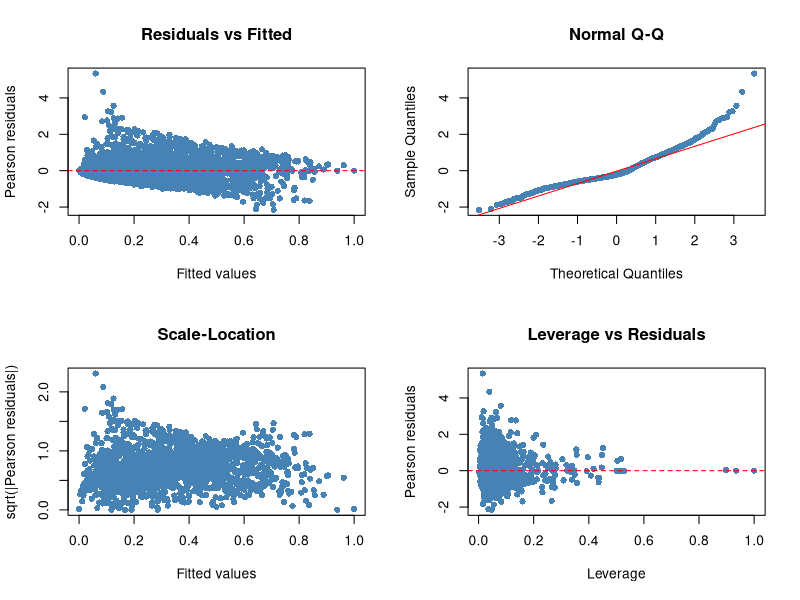
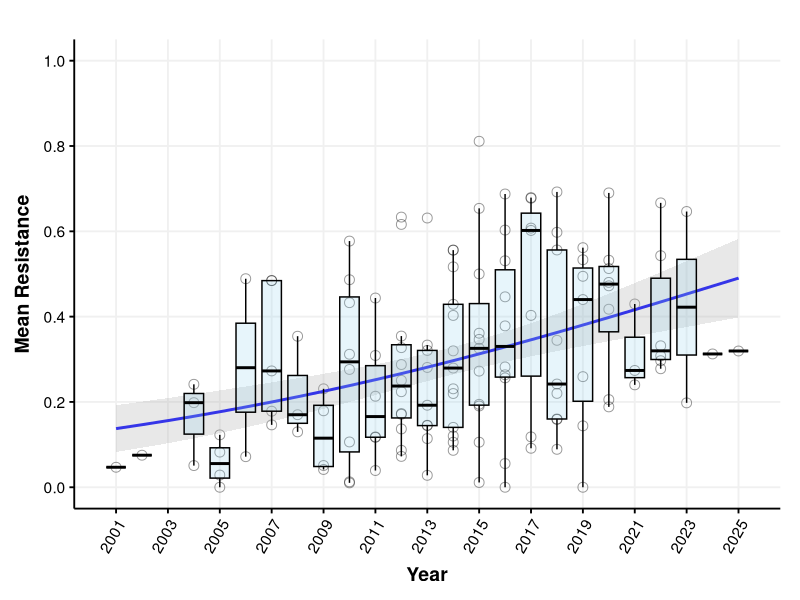
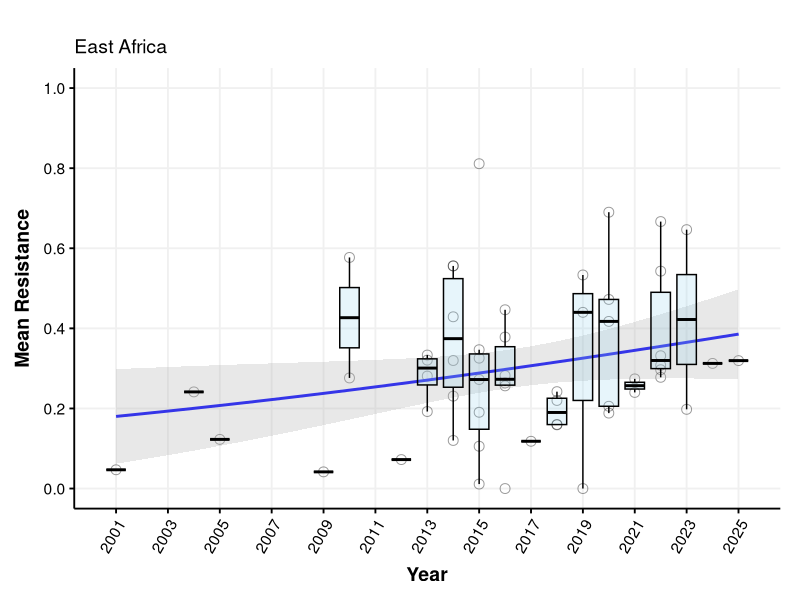
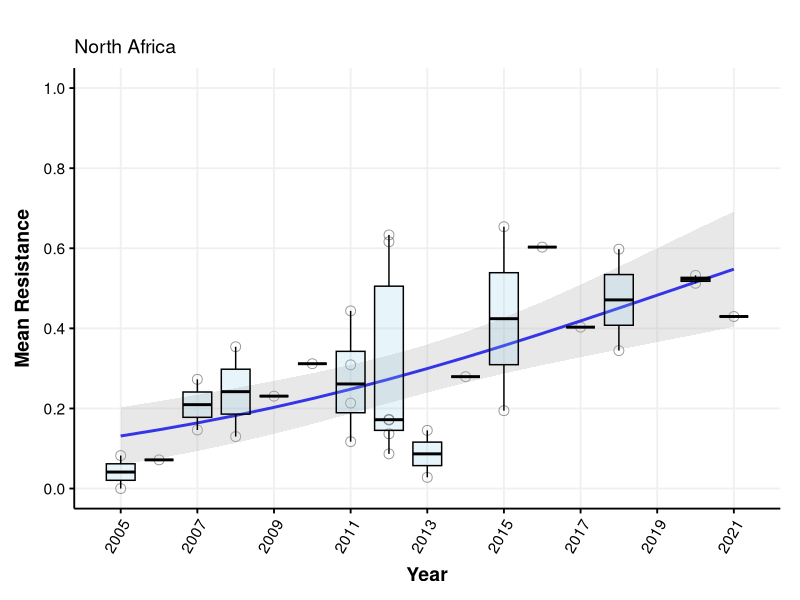
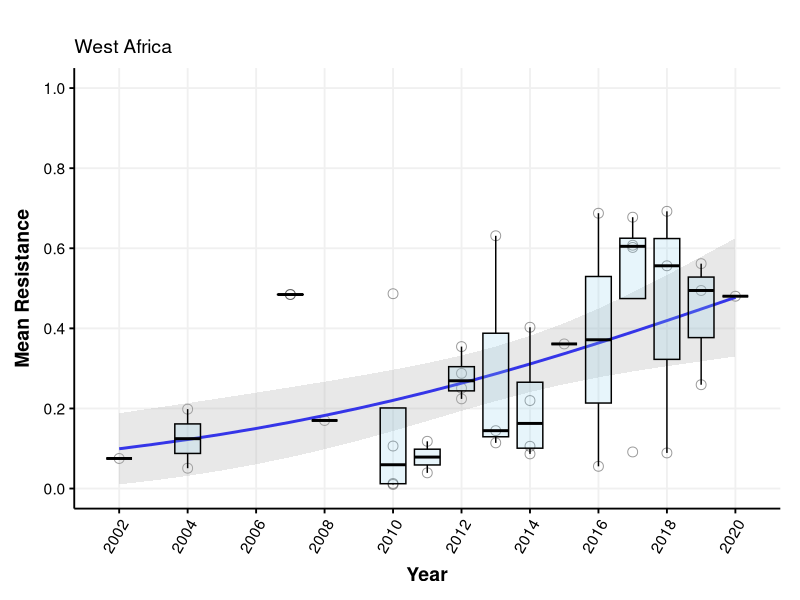
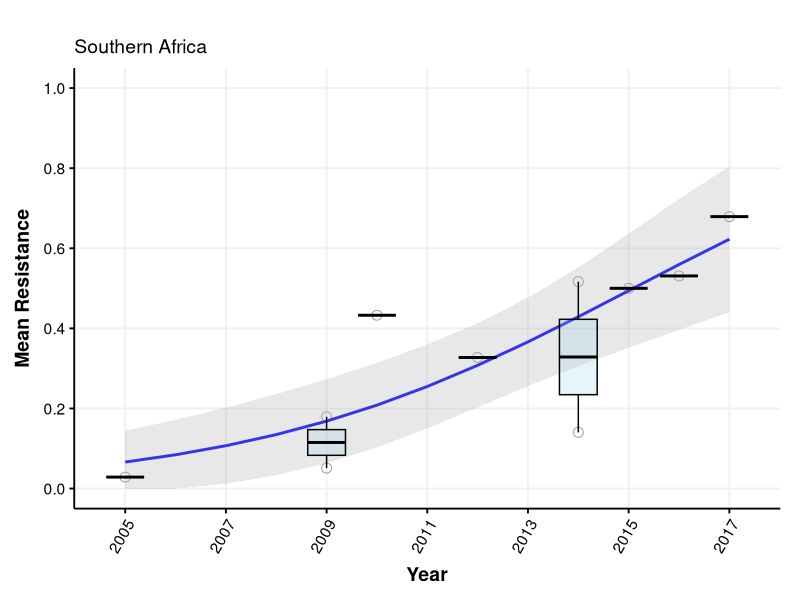
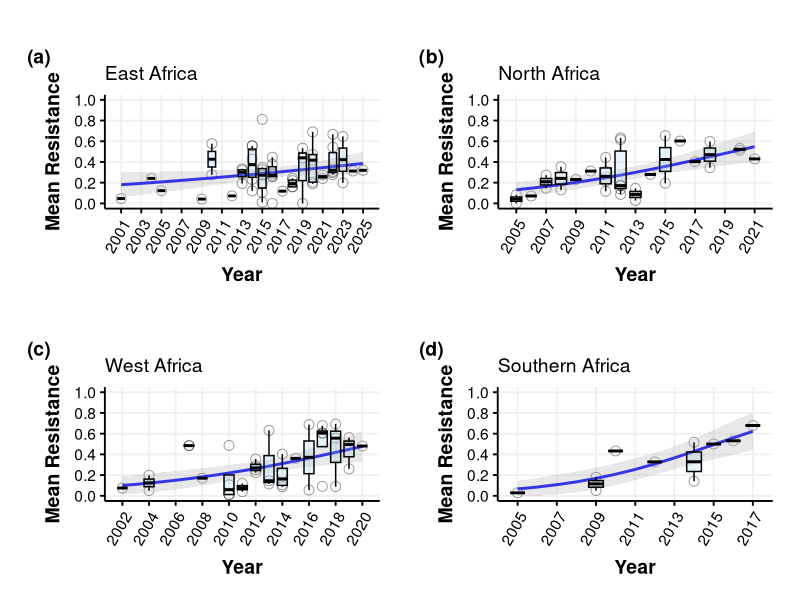
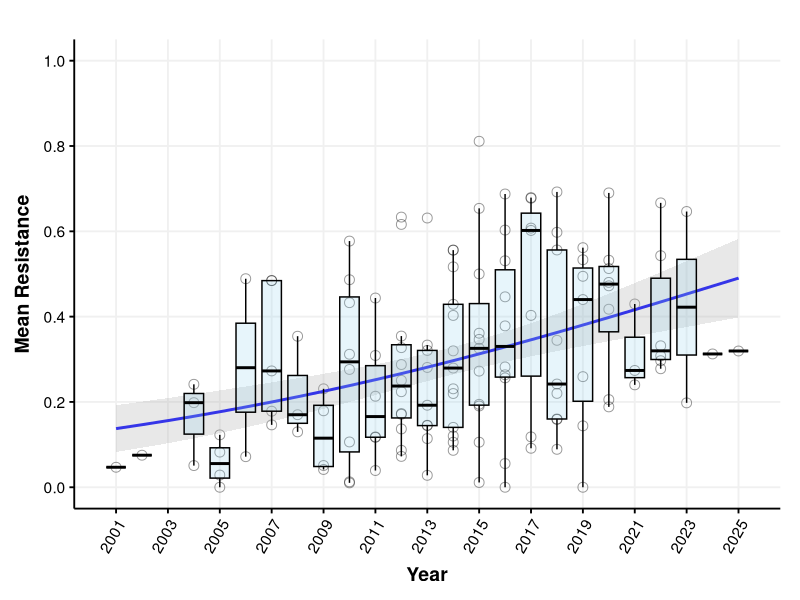

Write the R code that produced these figures, in order.
## ---- chunk 1
knitr::opts_chunk$set(echo = TRUE, message = FALSE, warning = FALSE,
                      fig.width = 12, fig.height = 9)
knitr::opts_knit$set(root.dir = "/Users/hitelab/Desktop/2026_AMR_Review/01_Data")
## ---- chunk 2
###########
#This script is used to generate descriptive statistics and temporal trends of AMR data. 

###########

library(ggpubr)

library(boot)
library(lme4)
library(boot)
library(ggthemes)
library(patchwork)
library(tidyverse)


#code to generate publication quality figures
theme_Publication <- function(base_size=14, base_family="helvetica") {
  library(grid)
  library(ggthemes)
  (theme_foundation(base_size=base_size, base_family=base_family)
    + theme(plot.title = element_text(face = "bold",
                                      size = rel(1.2), hjust = 0.5),
            text = element_text(),
            panel.background = element_rect(colour = NA),
            plot.background = element_rect(colour = NA),
            panel.border = element_rect(colour = NA),
            axis.title = element_text(face = "bold",size = rel(1)),
            axis.title.y = element_text(angle=90,vjust =2),
            axis.title.x = element_text(vjust = -0.2),
            axis.text = element_text(), 
            axis.line = element_line(colour="black"),
            axis.ticks = element_line(),
            panel.grid.major = element_line(colour="#f0f0f0"),
            panel.grid.minor = element_blank(),
            legend.key = element_rect(colour = NA),
            legend.position = "bottom",
            legend.direction = "horizontal",
            legend.key.size= unit(0.2, "cm"),
            legend.margin = unit(0, "cm"),
            legend.title = element_text(face="italic"),
            plot.margin=unit(c(10,5,5,5),"mm"),
            strip.background=element_rect(colour="#f0f0f0",fill="#f0f0f0"),
            strip.text = element_text(face="bold")
    ))
  
}

scale_fill_Publication <- function(...){
  library(scales)
  discrete_scale("fill","Publication",manual_pal(values = c("#386cb0","#fdb462","#7fc97f","#ef3b2c","#662506","#a6cee3","#fb9a99","#984ea3","#ffff33")), ...)
  
}

scale_colour_Publication <- function(...){
  library(scales)
  discrete_scale("colour","Publication",manual_pal(values = c("#386cb0","#fdb462","#7fc97f","#ef3b2c","#662506","#a6cee3","#fb9a99","#984ea3","#ffff33")), ...)
  
}



library(tidyverse)
library(boot)
library(ggthemes)
library(patchwork)



# Load data
AMR_clean <- read.csv("AMR_clean.csv", stringsAsFactors = FALSE)

# Data wrangling
AMR_clean <- AMR_clean %>%
  mutate(no_isolates_susceptible = no_isolate - no_isolates_resistant) %>%
  select(-no_isolates_intermediate, -sampling_start_year) %>%
  rename(Year = sampling_end_year) %>%
  filter(
    !is.na(Year),
    !is.na(no_isolates_resistant),
    !is.na(no_isolates_susceptible),
    no_isolate > 0
  )

# Aggregate counts per study-antibiotic unit then compute MeanRes
data1 <- AMR_clean %>%
  mutate(doi_id = as.numeric(as.factor(doi))) %>%
  group_by(doi_id, region, Year, species, species_2,
           strain, antimicrobial, antibiotic_class, ast_method) %>%
  summarise(
    no_isolates_resistant   = sum(no_isolates_resistant,   na.rm = TRUE),
    no_isolates_susceptible = sum(no_isolates_susceptible, na.rm = TRUE),
    no_isolate              = sum(no_isolate,              na.rm = TRUE),
    .groups = "drop"
  ) %>%
  mutate(
    MeanRes          = no_isolates_resistant / no_isolate,
    Year_f           = factor(Year),
    region           = factor(region),
    species          = factor(species),
    species_2        = factor(species_2),
    strain           = factor(strain),
    antimicrobial    = factor(antimicrobial),
    antibiotic_class = factor(antibiotic_class),
    ast_method       = factor(ast_method)
  ) %>%
  filter(!is.na(MeanRes))

# Aggregate to study-year-region level for trend models and plots
data2 <- data1 %>%
  group_by(doi_id, Year, region) %>%
  summarise(
    MeanRes                 = mean(MeanRes,                na.rm = TRUE),
    no_isolates_resistant   = sum(no_isolates_resistant,   na.rm = TRUE),
    no_isolates_susceptible = sum(no_isolates_susceptible, na.rm = TRUE),
    no_isolate              = sum(no_isolate,              na.rm = TRUE),
    .groups = "drop"
  )

###########################################################################
# Models fitted on data1 with Year as factor
# Purpose: identify which covariates drive resistance 
# quasibinomial for overdispersion; weights = log10(no_isolate+1). Quasibinomial is chosen because 
#AMR data is overdispersed by nature
###########################################################################

model1 <- glm(MeanRes ~ Year_f + region + species + antimicrobial + strain + ast_method,
              family = quasibinomial, weights = log10(no_isolate + 1), data = data1)
summary(model1)

model2 <- glm(MeanRes ~ Year_f + region + species + antimicrobial + strain,
              family = quasibinomial, weights = log10(no_isolate + 1), data = data1)
summary(model2)

model3 <- glm(MeanRes ~ Year_f + region + species + antimicrobial,
              family = quasibinomial, weights = log10(no_isolate + 1), data = data1)
summary(model3)

model4 <- glm(MeanRes ~ Year_f + region + species,
              family = quasibinomial, weights = log10(no_isolate + 1), data = data1)
summary(model4)

model5 <- glm(MeanRes ~ Year_f + region,
              family = quasibinomial, weights = log10(no_isolate + 1), data = data1)
summary(model5)

model6 <- glm(MeanRes ~ Year_f + species,
              family = quasibinomial, weights = log10(no_isolate + 1), data = data1)
summary(model6)

model7 <- glm(MeanRes ~ Year_f,
              family = quasibinomial, weights = log10(no_isolate + 1), data = data1)
summary(model7)

# QAIC for model selection - lower = better fit
# QAIC = -2*(logLik/dispersion) + 2K
dispersion1 <- summary(model1)$dispersion
QAIC1 <- -2 * (-0.5 * model1$deviance / dispersion1) + 2 * length(coef(model1))
print(paste("Model 1 QAIC:", round(QAIC1, 2)))

dispersion2 <- summary(model2)$dispersion
QAIC2 <- -2 * (-0.5 * model2$deviance / dispersion2) + 2 * length(coef(model2))
print(paste("Model 2 QAIC:", round(QAIC2, 2)))

dispersion3 <- summary(model3)$dispersion
QAIC3 <- -2 * (-0.5 * model3$deviance / dispersion3) + 2 * length(coef(model3))
print(paste("Model 3 QAIC:", round(QAIC3, 2)))

dispersion4 <- summary(model4)$dispersion
QAIC4 <- -2 * (-0.5 * model4$deviance / dispersion4) + 2 * length(coef(model4))
print(paste("Model 4 QAIC:", round(QAIC4, 2)))

dispersion5 <- summary(model5)$dispersion
QAIC5 <- -2 * (-0.5 * model5$deviance / dispersion5) + 2 * length(coef(model5))
print(paste("Model 5 QAIC:", round(QAIC5, 2)))

dispersion6 <- summary(model6)$dispersion
QAIC6 <- -2 * (-0.5 * model6$deviance / dispersion6) + 2 * length(coef(model6))
print(paste("Model 6 QAIC:", round(QAIC6, 2)))

dispersion7 <- summary(model7)$dispersion
QAIC7 <- -2 * (-0.5 * model7$deviance / dispersion7) + 2 * length(coef(model7))
print(paste("Model 7 QAIC:", round(QAIC7, 2)))

###############################################################
########################################################
#Model 1 has the lowest QAIC (2540.5) — it is the best fitting model.
#This means that all covariates matter: region, species, antimicrobial, strain, and AST method 
#all contribute meaningfully to explaining resistance variation. 
####################################################################
#######################################################################
##################################


# Diagnostic plots for best model 
par(mfrow = c(2, 2))
plot(fitted(model1), residuals(model1, type = "pearson"),
     xlab = "Fitted values", ylab = "Pearson residuals",
     main = "Residuals vs Fitted", pch = 16, col = "steelblue")
abline(h = 0, lty = 2, col = "red")

qqnorm(residuals(model1, type = "pearson"), main = "Normal Q-Q",
       pch = 16, col = "steelblue")
qqline(residuals(model1, type = "pearson"), col = "red")

plot(fitted(model1), sqrt(abs(residuals(model1, type = "pearson"))),
     xlab = "Fitted values", ylab = "sqrt(|Pearson residuals|)",
     main = "Scale-Location", pch = 16, col = "steelblue")

plot(hatvalues(model1), residuals(model1, type = "pearson"),
     xlab = "Leverage", ylab = "Pearson residuals",
     main = "Leverage vs Residuals", pch = 16, col = "steelblue")
abline(h = 0, lty = 2, col = "red")
par(mfrow = c(1, 1))




########################
##########################
# Diagnostic plots for the best-fitting variable selection model (model 1, QAIC = 2540.5).
# The Residuals vs Fitted plot shows a funnel-shaped pattern with greater spread at 
# low fitted values narrowing at higher values, which is expected for AMR
# data where most studies report low resistance.
# The Normal Q-Q plot shows moderate deviation from the reference line 
# at both tails, indicating right-skewed residuals; this reflects the skewed distribution
# of resistance proportions in the dataset where many studies report low resistance 
# and few report very high resistance. Since quasibinomial regression does not 
# assume normally distributed residuals this does not invalidate the model. 
# The Scale-Location plot shows decreasing variance as fitted values increase, 
# a pattern inherent to outcomes bounded between 0 and 1 that the quasibinomial 
# variance function partially accommodates. The Leverage vs Residuals plot shows 
# that the majority of observations have low leverage and cluster near zero residuals, 
# indicating they do not exert undue influence on model estimates; 
# a small number of high-residual observations are present but their low leverage
# means they do not meaningfully distort the fitted coefficients. 
# Taken together, these diagnostics indicate no major violations of
# model assumptions and support the validity of model 1 for inference.
################################################################################
#################################################################################
################################





###########################################################################
# PART 2: TEMPORAL TREND
# Fitted on data2 (study-year-region aggregated) with numeric Year
# Purpose: test whether AMR prevalence increases or decreases over time
# Coefficient of Year: positive = increasing, negative = decreasing
# p-value of Year: significance of trend
###########################################################################

model <- glm(MeanRes ~ Year,
             family  = quasibinomial,
             weights = log10(no_isolate + 1),
             data    = data2)
summary(model)
print(summary(model)$coefficients["Year", ])

###############################
# coefficient = 0.075, p < 0.001, meaning AMR is significantly increasing over time. 
# The positive coefficient on Year means that for every one year increase, 
# mean resistance increases on the log-odds scale by 0.075. 
#########################################
##############################################################




new_preds <- predict(model,
                     newdata = data.frame(Year = seq(min(data2$Year), max(data2$Year), by = 1)),
                     type = "response", se.fit = TRUE)

pred_df <- data.frame(
  Year   = seq(min(data2$Year), max(data2$Year), by = 1),
  fit    = new_preds$fit,
  se.fit = new_preds$se.fit
)

fit1 <- predict(model, type = "response", se.fit = TRUE)
df1  <- as.data.frame(fit1)
df2  <- cbind(data2, df1)

df3 <- df2 %>%
  mutate(lower = fit - 1.96 * se.fit,
         upper = fit + 1.96 * se.fit)

df4 <- aggregate(MeanRes ~ doi_id + Year + region, data = df3, FUN = mean)

# overall temporal trend
trendplot <- ggplot() +
  geom_point(data = df4, aes(x = Year, y = MeanRes),
             shape = 21, color = "black", alpha = 0.4, size = 3) +
  geom_line(data = pred_df, aes(x = Year, y = fit),
            color = "blue", linewidth = 1) +
  geom_ribbon(data = pred_df, aes(x = Year,
                                  ymin = fit - 1.96 * se.fit,
                                  ymax = fit + 1.96 * se.fit),
              fill = "gray70", alpha = 0.3) +
  geom_boxplot(data = data2, aes(x = Year, y = MeanRes, group = Year),
               outlier.shape = NA, fill = "skyblue", color = "black", alpha = 0.2) +
  theme_Publication() +
  labs(x = "Year", y = "Mean Resistance") +
  scale_y_continuous(limits = c(0, 1), breaks = seq(0, 1, by = 0.2)) +
  scale_x_continuous(breaks = seq(min(df4$Year), max(df4$Year), by = 2)) +
  theme(axis.text.x = element_text(angle = 60, hjust = 1))

trendplot

###########################################################################
# PART 3: REGIONAL TRENDS
# MeanRes ~ Year model fitted separately per region on data2
###########################################################################

# Eastern Africa
eadata2 <- data2 %>% filter(region == "Eastern Africa")

eamodel <- glm(MeanRes ~ Year,
               family  = quasibinomial,
               weights = log10(no_isolate + 1),
               data    = eadata2)
summary(eamodel)
print(summary(eamodel)$coefficients["Year", ])

eanew_preds <- predict(eamodel,
                       newdata = data.frame(Year = seq(min(eadata2$Year), max(eadata2$Year), by = 1)),
                       type = "response", se.fit = TRUE)

eapred_df <- data.frame(
  Year   = seq(min(eadata2$Year), max(eadata2$Year), by = 1),
  fit    = eanew_preds$fit,
  se.fit = eanew_preds$se.fit
)

eafit1 <- predict(eamodel, type = "response", se.fit = TRUE)
eadf1  <- as.data.frame(eafit1)
eadf2  <- cbind(eadata2, eadf1)
eadf3  <- eadf2 %>% mutate(lower = fit - 1.96 * se.fit, upper = fit + 1.96 * se.fit)
eadf4  <- aggregate(MeanRes ~ doi_id + Year + region, data = eadf3, FUN = mean)

eaplot <- ggplot() +
  geom_point(data = eadf4, aes(x = Year, y = MeanRes),
             shape = 21, color = "black", alpha = 0.4, size = 3) +
  geom_line(data = eapred_df, aes(x = Year, y = fit),
            color = "blue", linewidth = 1) +
  geom_ribbon(data = eapred_df, aes(x = Year,
                                    ymin = fit - 1.96 * se.fit,
                                    ymax = fit + 1.96 * se.fit),
              fill = "gray70", alpha = 0.3) +
  geom_boxplot(data = eadata2, aes(x = Year, y = MeanRes, group = Year),
               outlier.shape = NA, fill = "skyblue", color = "black", alpha = 0.2) +
  theme_Publication() +
  labs(x = "Year", y = "Mean Resistance", subtitle = "East Africa") +
  scale_y_continuous(limits = c(0, 1), breaks = seq(0, 1, by = 0.2)) +
  scale_x_continuous(breaks = seq(min(eadf4$Year), max(eadf4$Year), by = 2)) +
  theme(axis.text.x = element_text(angle = 60, hjust = 1))

eaplot


# Northern Africa
nadata2 <- data2 %>% filter(region == "Northern Africa")

namodel <- glm(MeanRes ~ Year,
               family  = quasibinomial,
               weights = log10(no_isolate + 1),
               data    = nadata2)
summary(namodel)
print(summary(namodel)$coefficients["Year", ])

nanew_preds <- predict(namodel,
                       newdata = data.frame(Year = seq(min(nadata2$Year), max(nadata2$Year), by = 1)),
                       type = "response", se.fit = TRUE)

napred_df <- data.frame(
  Year   = seq(min(nadata2$Year), max(nadata2$Year), by = 1),
  fit    = nanew_preds$fit,
  se.fit = nanew_preds$se.fit
)

nafit1 <- predict(namodel, type = "response", se.fit = TRUE)
nadf1  <- as.data.frame(nafit1)
nadf2  <- cbind(nadata2, nadf1)
nadf3  <- nadf2 %>% mutate(lower = fit - 1.96 * se.fit, upper = fit + 1.96 * se.fit)
nadf4  <- aggregate(MeanRes ~ doi_id + Year + region, data = nadf3, FUN = mean)

naplot <- ggplot() +
  geom_point(data = nadf4, aes(x = Year, y = MeanRes),
             shape = 21, color = "black", alpha = 0.4, size = 3) +
  geom_line(data = napred_df, aes(x = Year, y = fit),
            color = "blue", linewidth = 1) +
  geom_ribbon(data = napred_df, aes(x = Year,
                                    ymin = fit - 1.96 * se.fit,
                                    ymax = fit + 1.96 * se.fit),
              fill = "gray70", alpha = 0.3) +
  geom_boxplot(data = nadata2, aes(x = Year, y = MeanRes, group = Year),
               outlier.shape = NA, fill = "skyblue", color = "black", alpha = 0.2) +
  theme_Publication() +
  labs(x = "Year", y = "Mean Resistance", subtitle = "North Africa") +
  scale_y_continuous(limits = c(0, 1), breaks = seq(0, 1, by = 0.2)) +
  scale_x_continuous(breaks = seq(min(nadf4$Year), max(nadf4$Year), by = 2)) +
  theme(axis.text.x = element_text(angle = 60, hjust = 1))

naplot


# West Africa
wadata2 <- data2 %>% filter(region == "West Africa")

wamodel <- glm(MeanRes ~ Year,
               family  = quasibinomial,
               weights = log10(no_isolate + 1),
               data    = wadata2)
summary(wamodel)
print(summary(wamodel)$coefficients["Year", ])

wanew_preds <- predict(wamodel,
                       newdata = data.frame(Year = seq(min(wadata2$Year), max(wadata2$Year), by = 1)),
                       type = "response", se.fit = TRUE)

wapred_df <- data.frame(
  Year   = seq(min(wadata2$Year), max(wadata2$Year), by = 1),
  fit    = wanew_preds$fit,
  se.fit = wanew_preds$se.fit
)

wafit1 <- predict(wamodel, type = "response", se.fit = TRUE)
wadf1  <- as.data.frame(wafit1)
wadf2  <- cbind(wadata2, wadf1)
wadf3  <- wadf2 %>% mutate(lower = fit - 1.96 * se.fit, upper = fit + 1.96 * se.fit)
wadf4  <- aggregate(MeanRes ~ doi_id + Year + region, data = wadf3, FUN = mean)

waplot <- ggplot() +
  geom_point(data = wadf4, aes(x = Year, y = MeanRes),
             shape = 21, color = "black", alpha = 0.4, size = 3) +
  geom_line(data = wapred_df, aes(x = Year, y = fit),
            color = "blue", linewidth = 1) +
  geom_ribbon(data = wapred_df, aes(x = Year,
                                    ymin = fit - 1.96 * se.fit,
                                    ymax = fit + 1.96 * se.fit),
              fill = "gray70", alpha = 0.3) +
  geom_boxplot(data = wadata2, aes(x = Year, y = MeanRes, group = Year),
               outlier.shape = NA, fill = "skyblue", color = "black", alpha = 0.2) +
  theme_Publication() +
  labs(x = "Year", y = "Mean Resistance", subtitle = "West Africa") +
  scale_y_continuous(limits = c(0, 1), breaks = seq(0, 1, by = 0.2)) +
  scale_x_continuous(breaks = seq(min(wadf4$Year), max(wadf4$Year), by = 2)) +
  theme(axis.text.x = element_text(angle = 60, hjust = 1))

waplot


# Southern Africa
sadata2 <- data2 %>% filter(region == "Southern Africa")

samodel <- glm(MeanRes ~ Year,
               family  = quasibinomial,
               weights = log10(no_isolate + 1),
               data    = sadata2)
summary(samodel)
print(summary(samodel)$coefficients["Year", ])

sanew_preds <- predict(samodel,
                       newdata = data.frame(Year = seq(min(sadata2$Year), max(sadata2$Year), by = 1)),
                       type = "response", se.fit = TRUE)

sapred_df <- data.frame(
  Year   = seq(min(sadata2$Year), max(sadata2$Year), by = 1),
  fit    = sanew_preds$fit,
  se.fit = sanew_preds$se.fit
)

safit1 <- predict(samodel, type = "response", se.fit = TRUE)
sadf1  <- as.data.frame(safit1)
sadf2  <- cbind(sadata2, sadf1)
sadf3  <- sadf2 %>% mutate(lower = fit - 1.96 * se.fit, upper = fit + 1.96 * se.fit)
sadf4  <- aggregate(MeanRes ~ doi_id + Year + region, data = sadf3, FUN = mean)


sapred_df <- data.frame(
  Year   = seq(min(sadata2$Year), max(sadata2$Year), by = 1),
  fit    = sanew_preds$fit,
  se.fit = sanew_preds$se.fit
) %>%
  mutate(
    lower = pmax(0, fit - 1.96 * se.fit),
    upper = pmin(1, fit + 1.96 * se.fit)
  )


head(sapred_df)


saplot <- ggplot() +
  geom_point(data = sadf4, aes(x = Year, y = MeanRes),
             shape = 21, color = "black", alpha = 0.4, size = 3) +
  geom_line(data = sapred_df, aes(x = Year, y = fit),
            color = "blue", linewidth = 1) +
  geom_ribbon(data = sapred_df, aes(x = Year, ymin = lower, ymax = upper),
              fill = "gray70", alpha = 0.3) +
  geom_boxplot(data = sadata2, aes(x = Year, y = MeanRes, group = Year),
               outlier.shape = NA, fill = "skyblue", color = "black", alpha = 0.2) +
  theme_Publication() +
  labs(x = "Year", y = "Mean Resistance", subtitle = "Southern Africa") +
  scale_y_continuous(limits = c(0, 1), breaks = seq(0, 1, by = 0.2)) +
  scale_x_continuous(breaks = seq(min(sadf4$Year), max(sadf4$Year), by = 2)) +
  theme(axis.text.x = element_text(angle = 60, hjust = 1))

saplot

figure5 <- (eaplot | naplot) / (waplot | saplot) +
  plot_annotation(
    tag_levels = "a",
    tag_prefix = "(",
    tag_suffix = ")"
  ) &
  theme(plot.tag = element_text(face = "bold", size = 14))

figure5



# Save figures
ggsave("trendplot.tiff", plot = trendplot, device = "tiff",
       width = 10, height = 8, units = "in", dpi = 700, compression = "lzw")

ggsave("figure5_regional_trends.tiff", plot = figure5, device = "tiff",
       width = 14, height = 12, units = "in", dpi = 700, compression = "lzw")
